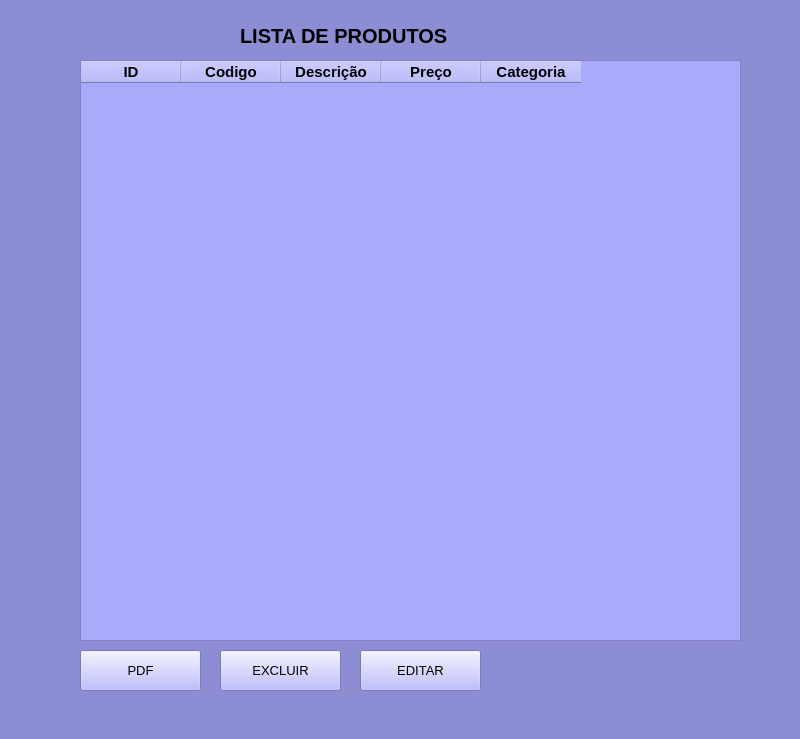
<?xml version="1.0" encoding="UTF-8"?>
<ui version="4.0">
 <class>MainWindow</class>
 <widget class="QMainWindow" name="MainWindow">
  <property name="geometry">
   <rect>
    <x>0</x>
    <y>0</y>
    <width>800</width>
    <height>739</height>
   </rect>
  </property>
  <property name="windowTitle">
   <string>MainWindow</string>
  </property>
  <property name="styleSheet">
   <string notr="true">background-color: rgb(141, 141, 211);</string>
  </property>
  <widget class="QWidget" name="centralwidget">
   <widget class="QLabel" name="label">
    <property name="geometry">
     <rect>
      <x>240</x>
      <y>-20</y>
      <width>281</width>
      <height>111</height>
     </rect>
    </property>
    <property name="font">
     <font>
      <pointsize>15</pointsize>
      <weight>75</weight>
      <bold>true</bold>
     </font>
    </property>
    <property name="text">
     <string>LISTA DE PRODUTOS</string>
    </property>
   </widget>
   <widget class="QTableWidget" name="tableWidget">
    <property name="geometry">
     <rect>
      <x>80</x>
      <y>60</y>
      <width>661</width>
      <height>581</height>
     </rect>
    </property>
    <property name="font">
     <font>
      <pointsize>9</pointsize>
     </font>
    </property>
    <property name="styleSheet">
     <string notr="true">background-color: rgb(226, 113, 0);
background-color: rgb(171, 171, 255);
background-color: rgb(170, 170, 253);</string>
    </property>
    <property name="showGrid">
     <bool>true</bool>
    </property>
    <column>
     <property name="text">
      <string>ID</string>
     </property>
     <property name="font">
      <font>
       <pointsize>11</pointsize>
       <weight>75</weight>
       <bold>true</bold>
      </font>
     </property>
    </column>
    <column>
     <property name="text">
      <string>Codigo</string>
     </property>
     <property name="font">
      <font>
       <pointsize>11</pointsize>
       <weight>75</weight>
       <bold>true</bold>
      </font>
     </property>
    </column>
    <column>
     <property name="text">
      <string>Descrição</string>
     </property>
     <property name="font">
      <font>
       <pointsize>11</pointsize>
       <weight>75</weight>
       <bold>true</bold>
      </font>
     </property>
    </column>
    <column>
     <property name="text">
      <string>Preço</string>
     </property>
     <property name="font">
      <font>
       <pointsize>11</pointsize>
       <weight>75</weight>
       <bold>true</bold>
      </font>
     </property>
    </column>
    <column>
     <property name="text">
      <string>Categoria</string>
     </property>
     <property name="font">
      <font>
       <pointsize>11</pointsize>
       <weight>75</weight>
       <bold>true</bold>
      </font>
     </property>
    </column>
   </widget>
   <widget class="QPushButton" name="pushButton">
    <property name="geometry">
     <rect>
      <x>80</x>
      <y>650</y>
      <width>121</width>
      <height>41</height>
     </rect>
    </property>
    <property name="font">
     <font>
      <pointsize>10</pointsize>
     </font>
    </property>
    <property name="styleSheet">
     <string notr="true">background-color: rgb(171, 171, 255);</string>
    </property>
    <property name="text">
     <string>PDF</string>
    </property>
   </widget>
   <widget class="QPushButton" name="pushButton_2">
    <property name="geometry">
     <rect>
      <x>220</x>
      <y>650</y>
      <width>121</width>
      <height>41</height>
     </rect>
    </property>
    <property name="font">
     <font>
      <pointsize>10</pointsize>
     </font>
    </property>
    <property name="styleSheet">
     <string notr="true">background-color: rgb(171, 171, 255);</string>
    </property>
    <property name="text">
     <string>EXCLUIR</string>
    </property>
   </widget>
   <widget class="QPushButton" name="pushButton_3">
    <property name="geometry">
     <rect>
      <x>360</x>
      <y>650</y>
      <width>121</width>
      <height>41</height>
     </rect>
    </property>
    <property name="font">
     <font>
      <pointsize>10</pointsize>
     </font>
    </property>
    <property name="styleSheet">
     <string notr="true">background-color: rgb(171, 171, 255);</string>
    </property>
    <property name="text">
     <string>EDITAR</string>
    </property>
   </widget>
  </widget>
  <widget class="QMenuBar" name="menubar">
   <property name="geometry">
    <rect>
     <x>0</x>
     <y>0</y>
     <width>800</width>
     <height>26</height>
    </rect>
   </property>
  </widget>
  <widget class="QStatusBar" name="statusbar"/>
 </widget>
 <resources/>
 <connections/>
</ui>
